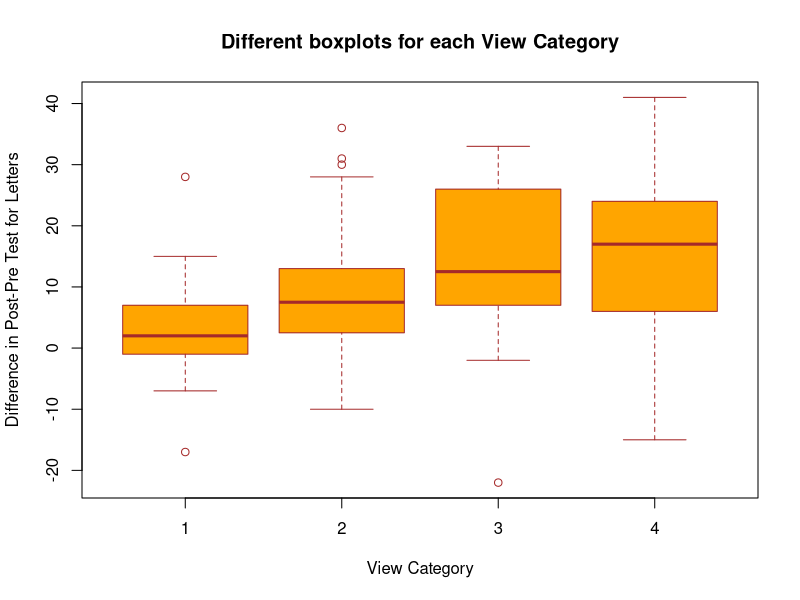

Reproduce this figure in R.
SesData = read.csv("SesameStreetData.csv", header = T)
SesData
attach(SesData)

####Create Boxplot

##Boxplot for letters vs. view Category
boxplot(Difflet~viewcat,
        data=SesData,
        main="Different boxplots for each View Category",
        xlab="View Category",
        ylab="Difference in Post-Pre Test for Letters",
        col="orange",
        border="brown"
)

##Boxplot for letters vs. sex
##Boxplot for letters vs. setting
##Boxplot for letters vs. viewenc
##Boxplot for letters vs. agecat

##Boxplot for numbers vs. viewcat
##Boxplot for numbers vs. sex
##Boxplot for numbers vs. setting
##Boxplot for numbers vs. viewenc
##Boxplot for numbers vs. agecat

##Boxplot for body parts vs. viewcat
##Boxplot for body parts vs. sex
##Boxplot for body parts vs. setting
##Boxplot for body parts vs. viewenc
##Boxplot for body parts vs. agecat

